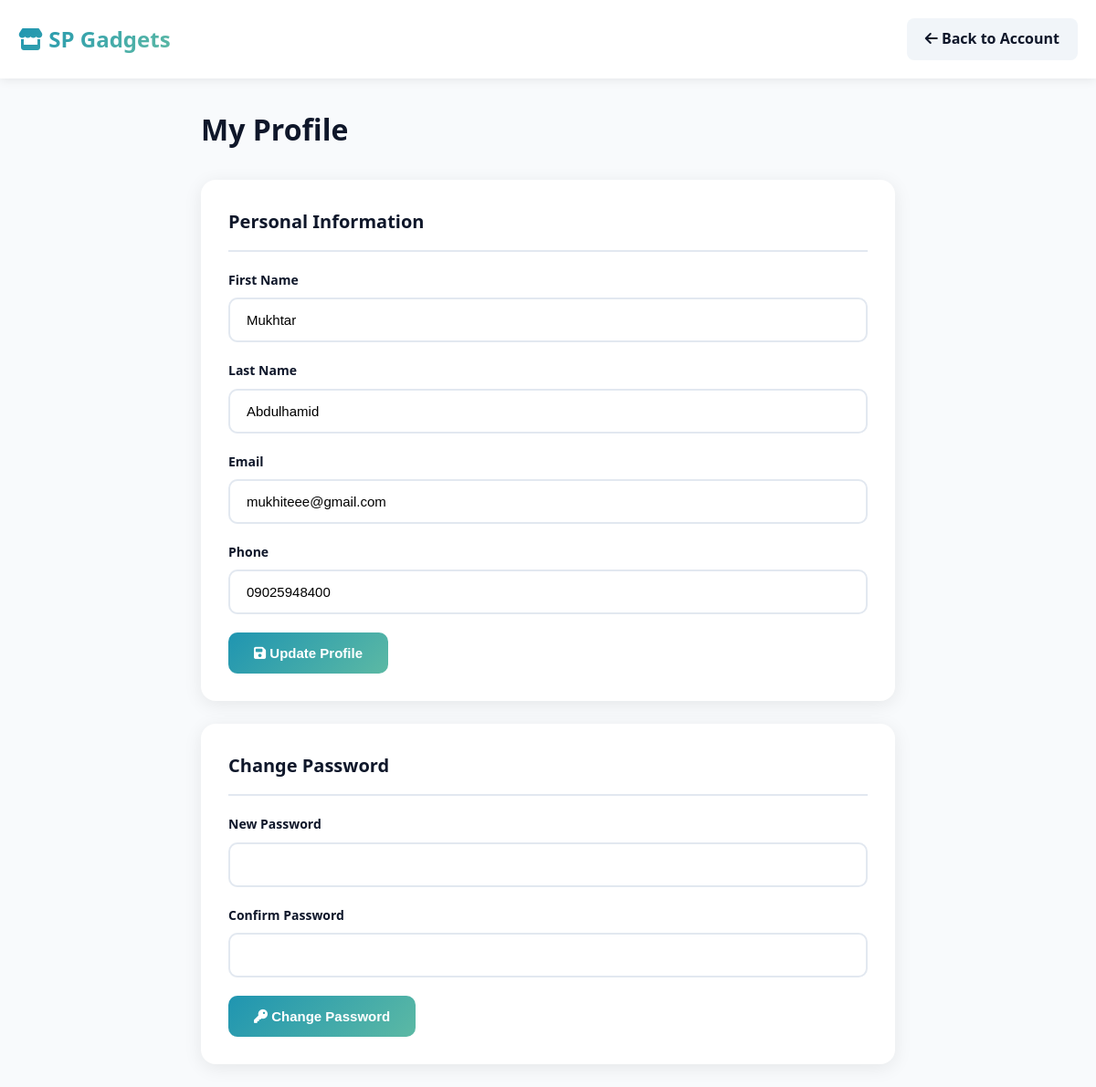
The page /pages/my-profile.php (signed in) on the database its author committed.
### tables this page shows
CREATE TABLE `users` (
  `id` int(11) NOT NULL,
  `email` varchar(255) NOT NULL,
  `password` varchar(255) NOT NULL,
  `first_name` varchar(100) NOT NULL,
  `last_name` varchar(100) NOT NULL,
  `phone` varchar(20) DEFAULT NULL,
  `is_verified` tinyint(1) DEFAULT 0,
  `verification_token` varchar(255) DEFAULT NULL,
  `reset_token` varchar(255) DEFAULT NULL,
  `reset_token_expiry` timestamp NULL DEFAULT NULL,
  `last_login` timestamp NULL DEFAULT NULL,
  `created_at` timestamp NOT NULL DEFAULT current_timestamp(),
  `updated_at` timestamp NOT NULL DEFAULT current_timestamp() ON UPDATE current_timestamp()
);

### api/auth.php (called while the page is built, shortened)
<?php
function getCurrentUser() {
    try {
        $pdo = connectDB();
        $stmt = $pdo->prepare('SELECT id, email, first_name, last_name, phone, is_verified FROM users WHERE id = ?');
        $stmt->execute([$_SESSION['user_id']]);
        return $stmt->fetch(PDO::FETCH_ASSOC);
    } catch (Exception $e) {
        error_log("Get user error: " . $e->getMessage());
        return null;
    }
}
?>

### pages/my-profile.php (the view, shortened to what this page needs)
<?php
require_once('../api/auth.php');
$user = getCurrentUser();
?>
<!DOCTYPE html>
<html lang="en">
<head>
    <link rel="stylesheet" href="https://cdnjs.cloudflare.com/ajax/libs/font-awesome/6.5.1/css/all.min.css">
</head>
<body>
    <div class="header">
        <div class="header-container">
            <a href="../index.html" class="logo"><i class="fas fa-store"></i> SP Gadgets</a>
            <a href="my-account.php" class="back-btn"><i class="fas fa-arrow-left"></i> Back to Account</a>
        </div>
    </div>
    <div class="container">
        <h1 class="page-title">My Profile</h1>
        <div class="card">
            <h2 class="card-title">Personal Information</h2>
            <form method="POST">
                <div class="form-group">
                    <label>First Name</label>
                    <input type="text" name="first_name" value="<?php echo htmlspecialchars($user['first_name']); ?>" required>
                </div>
                <div class="form-group">
                    <label>Last Name</label>
                    <input type="text" name="last_name" value="<?php echo htmlspecialchars($user['last_name']); ?>" required>
                </div>
                <div class="form-group">
                    <label>Email</label>
                    <input type="email" name="email" value="<?php echo htmlspecialchars($user['email']); ?>" required>
                </div>
                <div class="form-group">
                    <label>Phone</label>
                    <input type="tel" name="phone" value="<?php echo htmlspecialchars($user['phone'] ?? ''); ?>">
                </div>
                <button type="submit" name="update_profile" class="btn btn-primary">
                    <i class="fas fa-save"></i> Update Profile
                </button>
            </form>
        </div>
        <div class="card">
            <h2 class="card-title">Change Password</h2>
            <form method="POST">
                <div class="form-group">
                    <label>New Password</label>
                    <input type="password" name="new_password" minlength="8" required>
                </div>
                <div class="form-group">
                    <label>Confirm Password</label>
                    <input type="password" name="confirm_password" minlength="8" required>
                </div>
                <button type="submit" name="change_password" class="btn btn-primary">
                    <i class="fas fa-key"></i> Change Password
                </button>
            </form>
        </div>
    </div>
</body>
</html>

### pages/my-profile.php (style rules this page uses)
* { margin: 0; padding: 0; box-sizing: border-box; }
body { font-family: 'Segoe UI', Tahoma, Geneva, Verdana, sans-serif; background: #f8fafc; color: #0f172a; line-height: 1.6; }
.header { background: white; padding: 20px; box-shadow: 0 2px 10px rgba(0,0,0,0.08); margin-bottom: 30px; }
.header-container { max-width: 1400px; margin: 0 auto; display: flex; justify-content: space-between; align-items: center; }
.logo { font-size: 24px; font-weight: 700; background: linear-gradient(135deg, #1F95B1, #5CB9A4); -webkit-background-clip: text; -webkit-text-fill-color: transparent; text-decoration: none; }
.back-btn { padding: 10px 20px; background: #f1f5f9; color: #0f172a; text-decoration: none; border-radius: 8px; font-weight: 600; transition: all 0.3s; }
.container { max-width: 800px; margin: 0 auto; padding: 0 20px; }
.page-title { font-size: 32px; font-weight: 700; margin-bottom: 30px; }
.card { background: white; border-radius: 16px; padding: 30px; box-shadow: 0 4px 20px rgba(0,0,0,0.08); margin-bottom: 25px; }
.card-title { font-size: 20px; font-weight: 700; margin-bottom: 20px; padding-bottom: 15px; border-bottom: 2px solid #e2e8f0; }
.form-group { margin-bottom: 20px; }
label { display: block; font-weight: 600; margin-bottom: 8px; font-size: 14px; }
input { width: 100%; padding: 14px 18px; border: 2px solid #e2e8f0; border-radius: 10px; font-size: 15px; transition: all 0.3s; }
.btn { padding: 14px 28px; border-radius: 10px; font-weight: 600; font-size: 15px; cursor: pointer; transition: all 0.3s; border: none; }
.btn-primary { background: linear-gradient(135deg, #1F95B1, #5CB9A4); color: white; }

### rows shown on the page
users: first_name "Mukhtar", last_name "Abdulhamid", email "mukhiteee@gmail.com", phone "09025948400"
